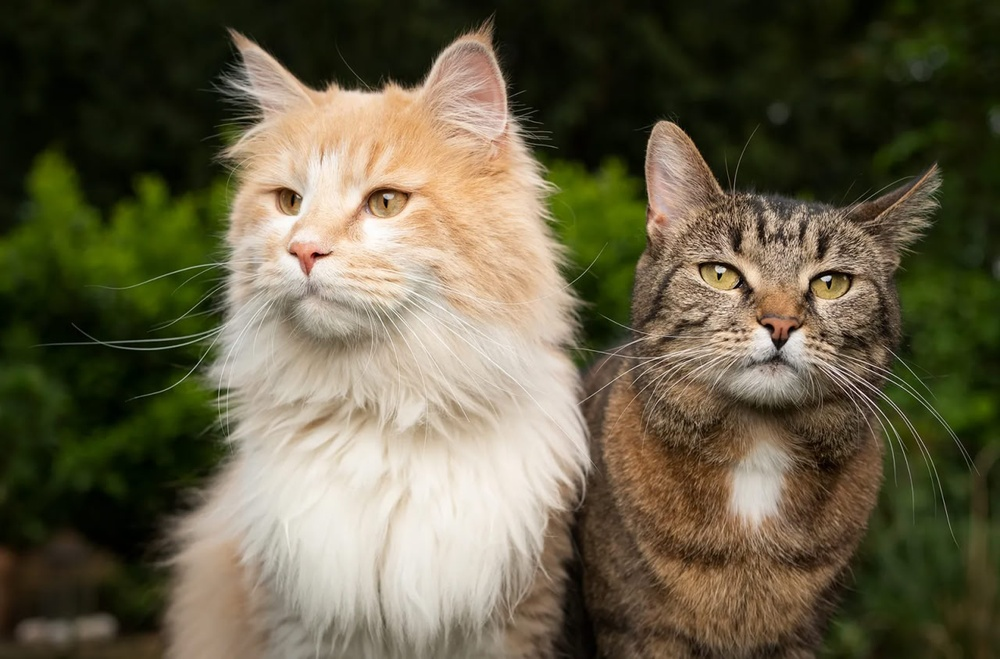
#> input picture data/cats.jpeg, 1000 x 659 px, shrunk from 1280 x 843 before the run, found by its file name
$ python channels.py
#> lines starting #> are read from the running program, lines starting #| are printed output that depends on the picture
import cv2

img = cv2.imread('data/cats.jpeg')
#> img is the input picture: shape (659, 1000, 3); mean B, G, R 70.6, 94.4, 101.1

img_red = img.copy()
img_green = img.copy()
img_blue = img.copy()

print(img.shape)  # (843, 1280, 3)
#| (659, 1000, 3)
img_red[:, :, 0] = 0
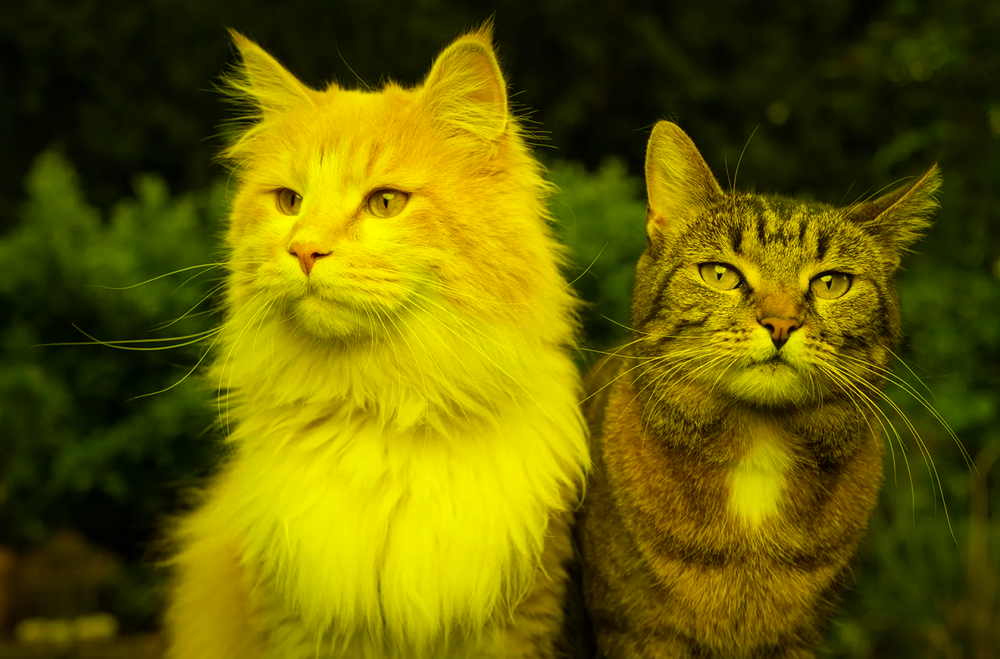
#> img_red: shape (659, 1000, 3); mean B, G, R 0, 94.4, 101.1
img_red[:, :, 1] = 0
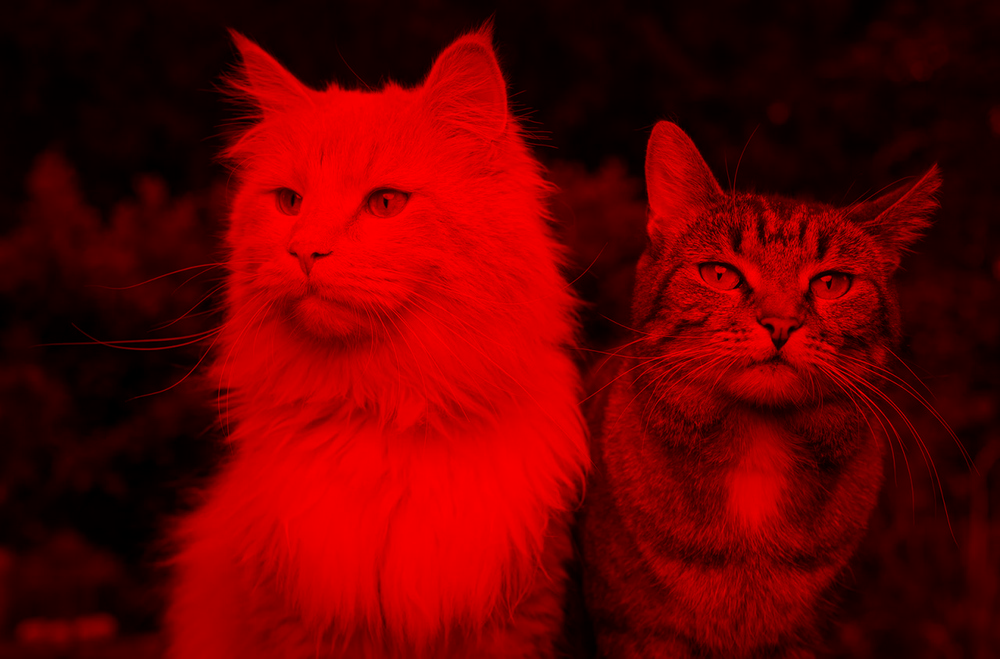
#> img_red: shape (659, 1000, 3); mean B, G, R 0, 0, 101.1

img_green[:, :, 0] = 0
img_green[:, :, 2] = 0
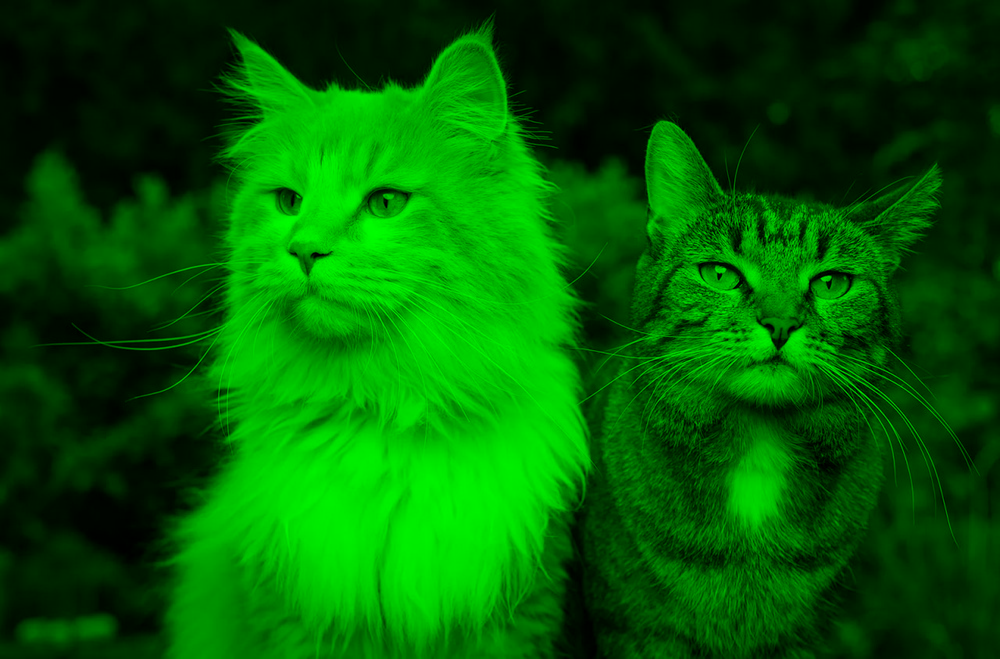
#> img_green: shape (659, 1000, 3); mean B, G, R 0, 94.4, 0

img_blue[:, :, 1] = 0
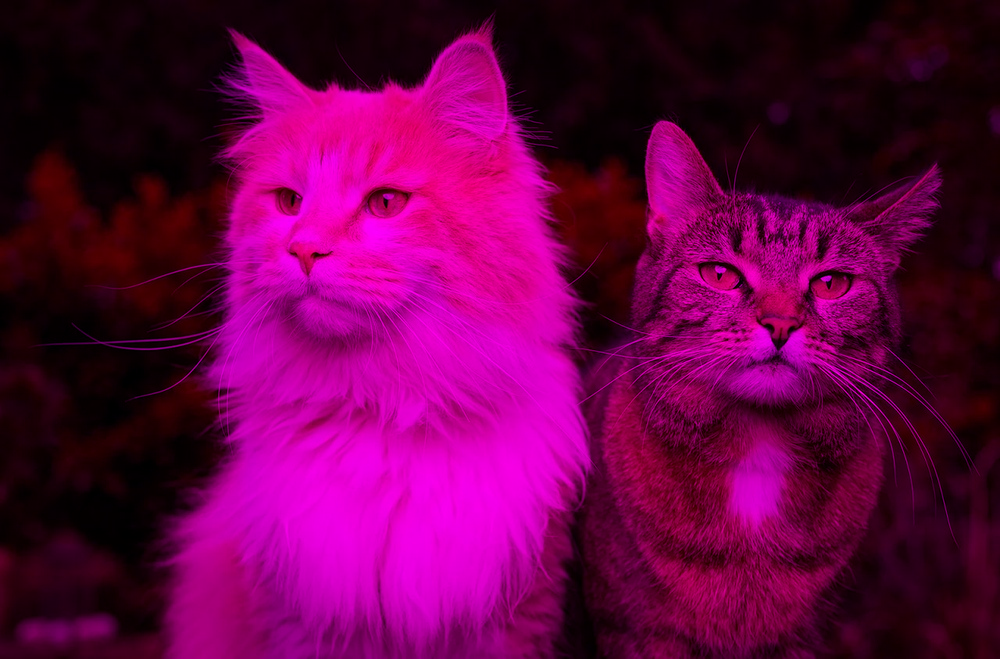
#> img_blue: shape (659, 1000, 3); mean B, G, R 70.6, 0, 101.1
img_blue[:, :, 2] = 0
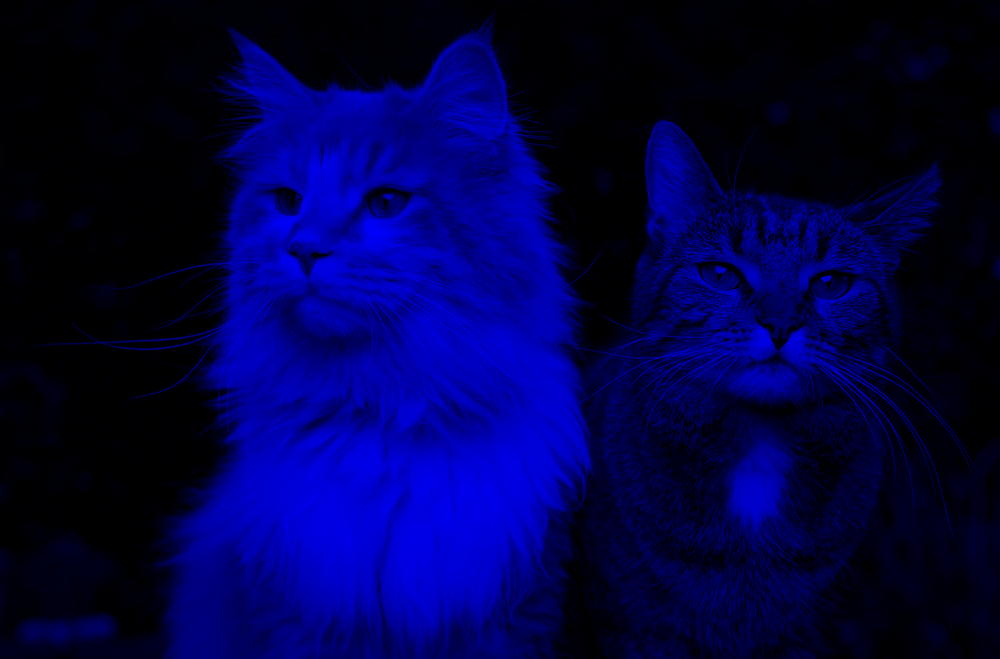
#> img_blue: shape (659, 1000, 3); mean B, G, R 70.6, 0, 0

cv2.imshow('Original', img)
cv2.imshow('Red', img_red)
cv2.imshow('Green', img_green)
cv2.imshow('Blue', img_blue)
cv2.waitKey(0)
cv2.destroyAllWindows()

$ run again, with data/dogs.jpeg copied over data/cats.jpeg
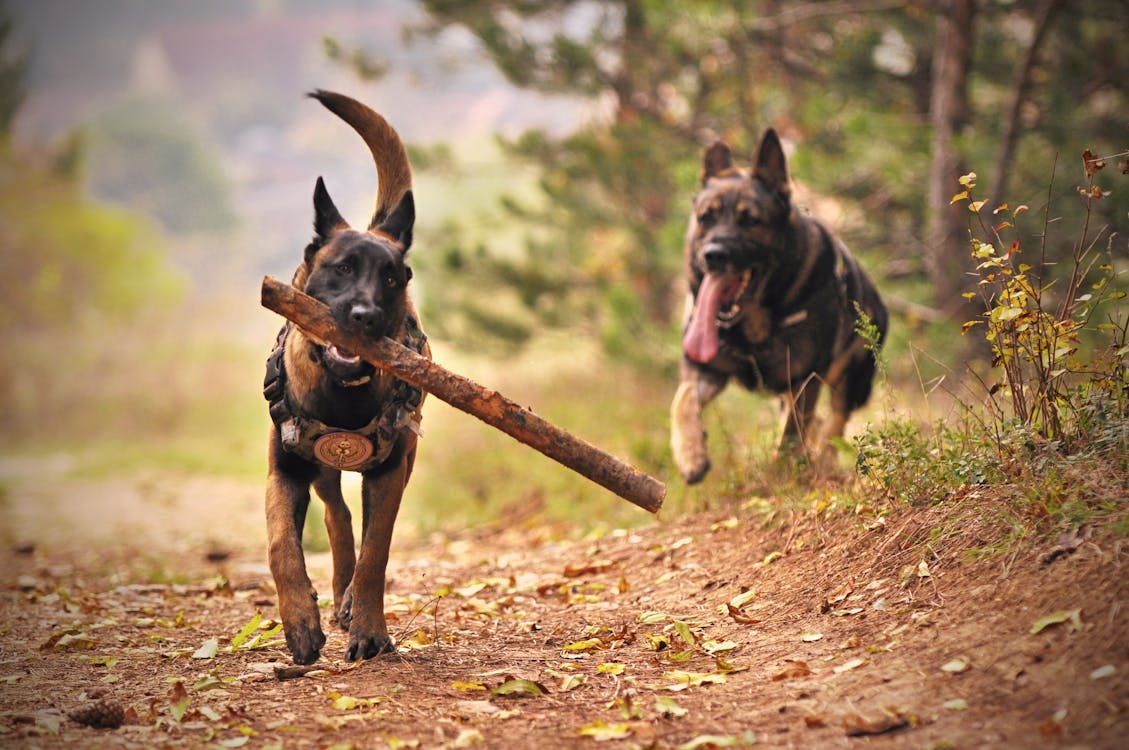
#> input picture data/dogs.jpeg, 1129 x 750 px, found by its file name
#> img is the input picture: shape (750, 1129, 3); mean B, G, R 94.4, 128.4, 158.6
#| (750, 1129, 3)
#> `img_green[:, :, 2] = 0`:
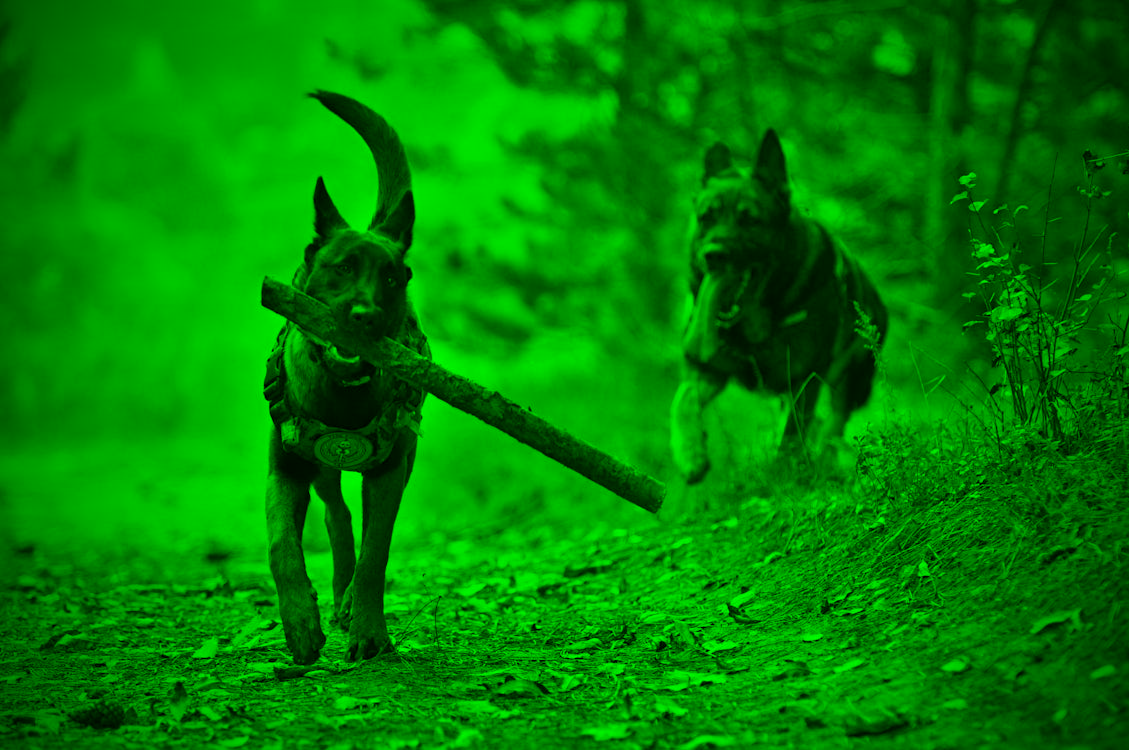
#> img_green: shape (750, 1129, 3); mean B, G, R 0, 128.4, 0
#> `img_blue[:, :, 2] = 0`:
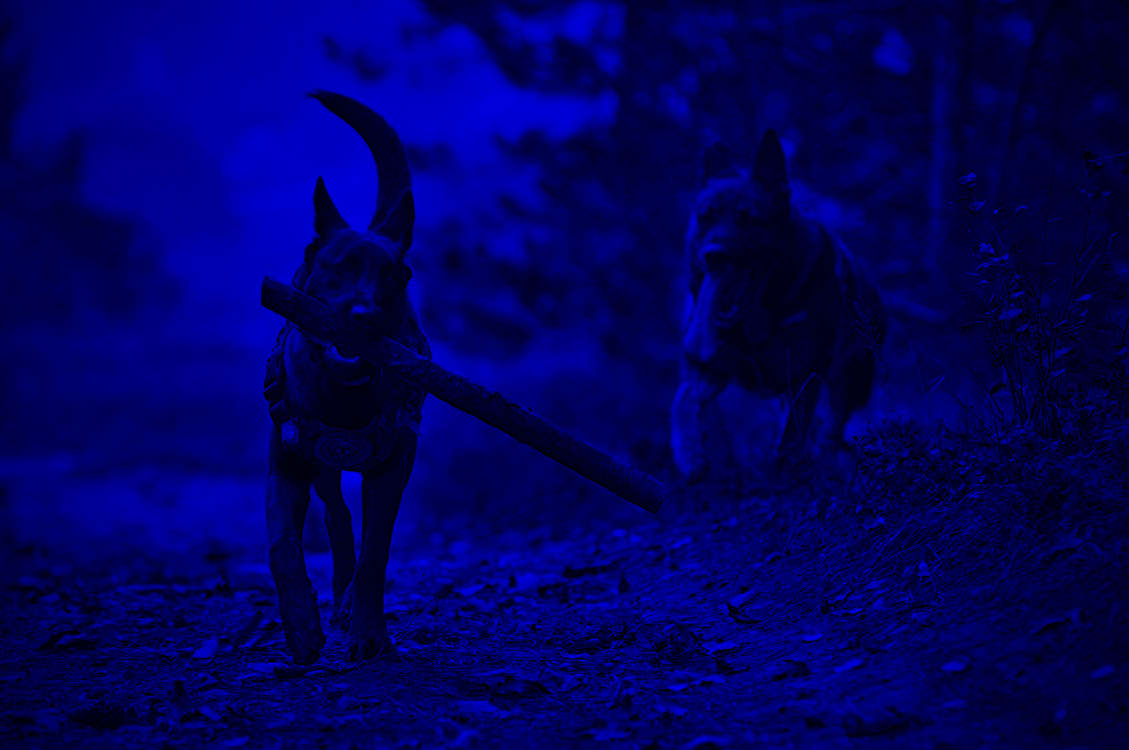
#> img_blue: shape (750, 1129, 3); mean B, G, R 94.4, 0, 0

$ run again, with data/house.jpg copied over data/cats.jpeg
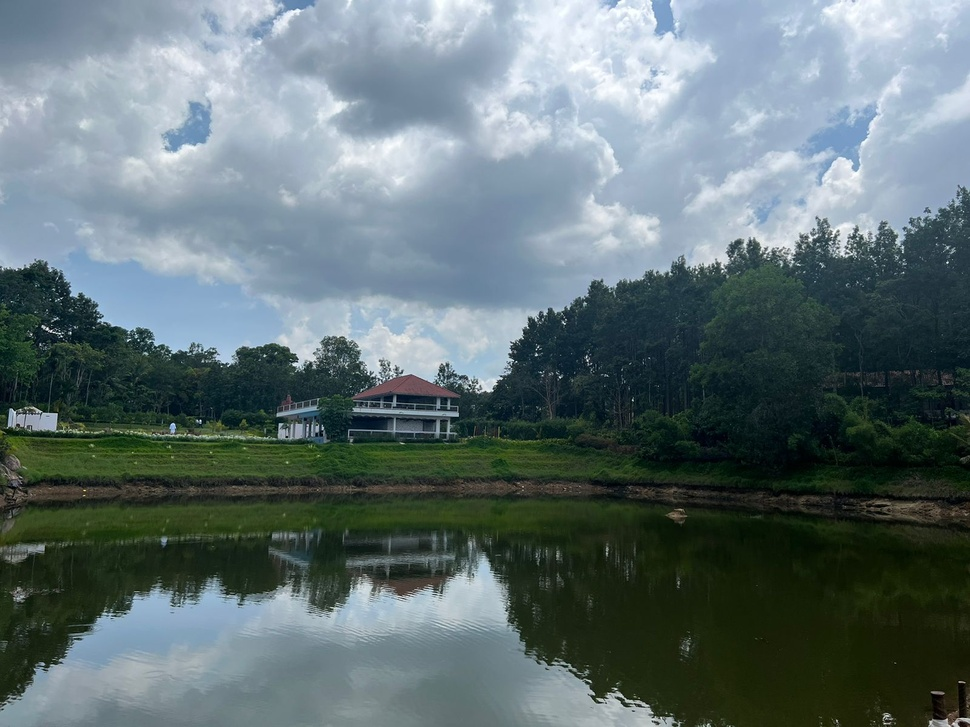
#> input picture data/house.jpg, 970 x 727 px, shrunk from 1600 x 1200 before the run, found by its file name
#> img is the input picture: shape (727, 970, 3); mean B, G, R 115.7, 113.3, 97.2
#| (727, 970, 3)
#> `img_green[:, :, 2] = 0`:
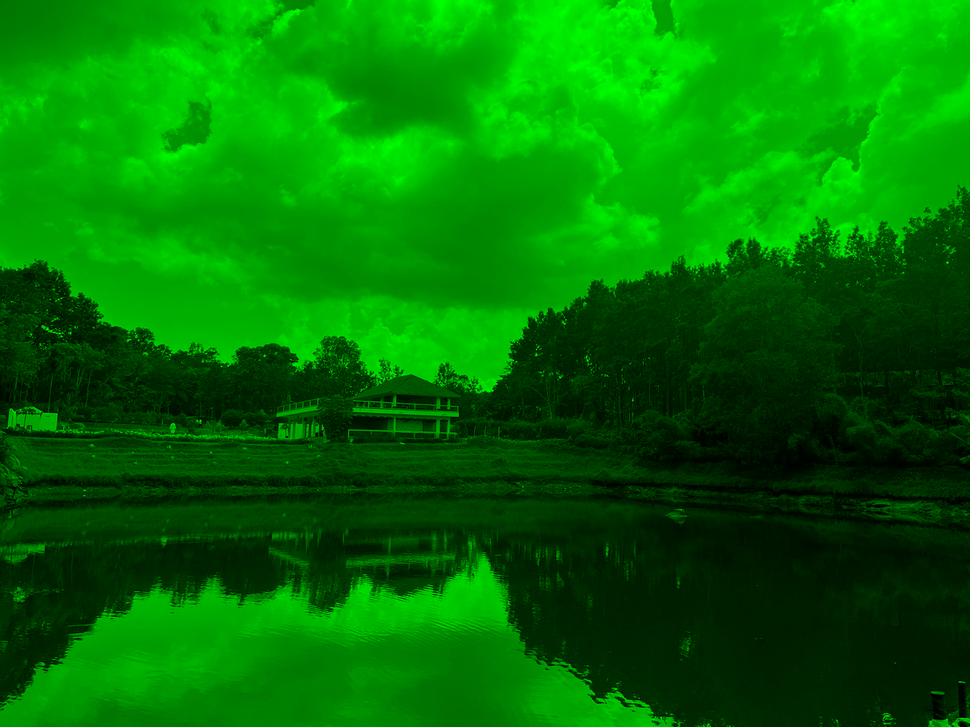
#> img_green: shape (727, 970, 3); mean B, G, R 0, 113.3, 0
#> `img_blue[:, :, 2] = 0`:
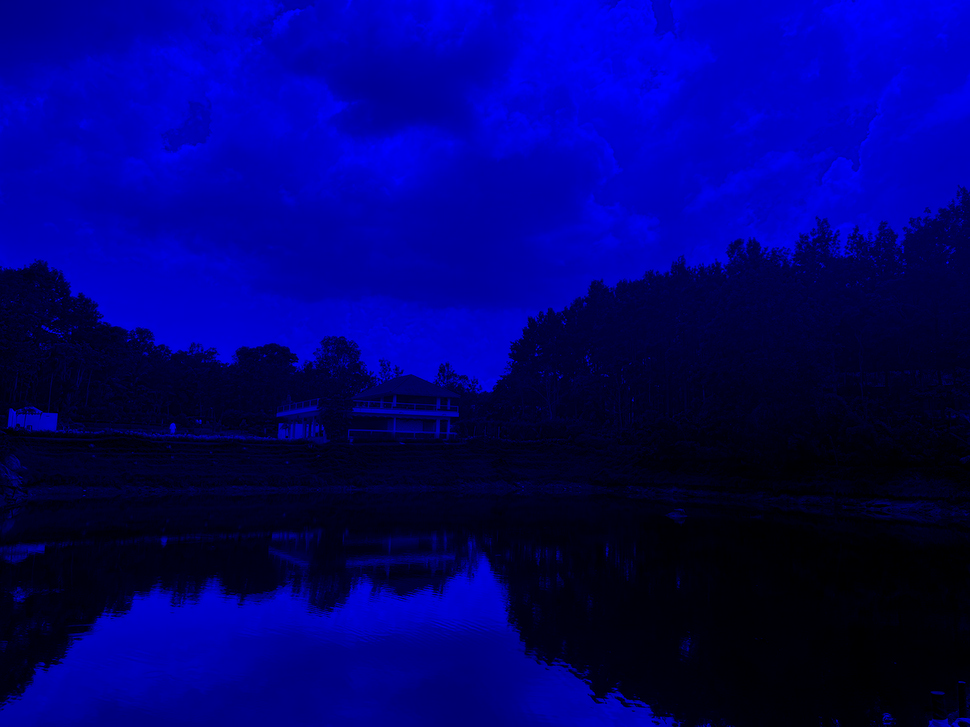
#> img_blue: shape (727, 970, 3); mean B, G, R 115.7, 0, 0
